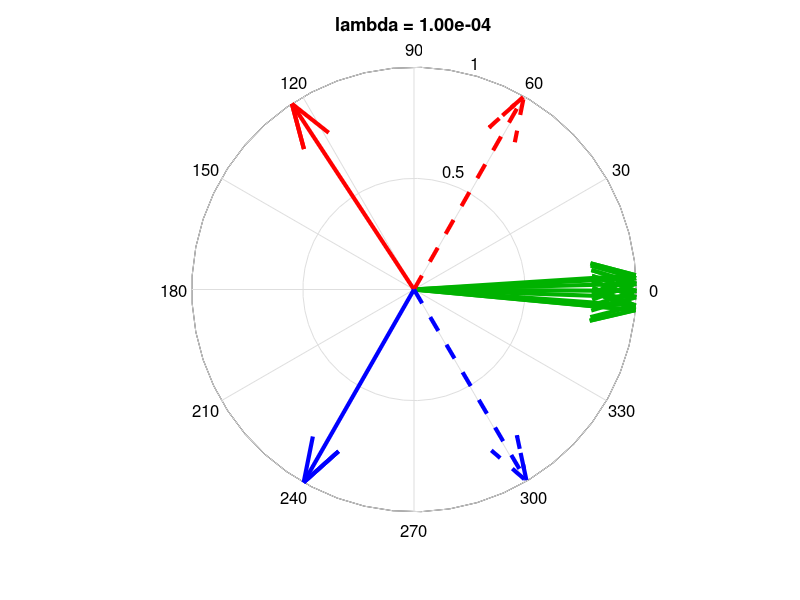
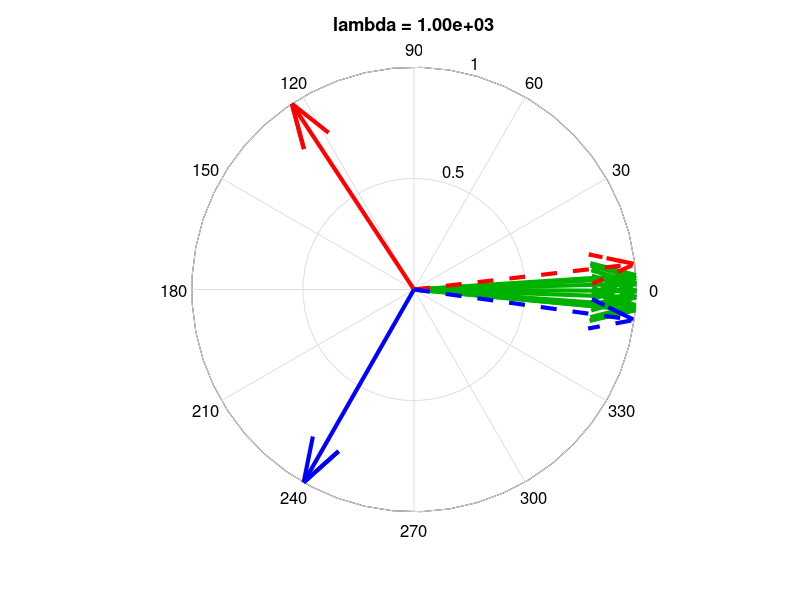

Recreate these plots in MATLAB, in order.
function gmp_demo()

close all;
phi1 = [-0.5  sqrt(0.75)];
phi2 = [-0.5 -sqrt(0.75)];
phi3 = [1 0];

rep1 = 1;
rep2 = 1;
rep3 = 8;

% features:
x  = [repmat(phi1,rep1,1); repmat(phi3,rep3,1)];
x  = x + 0.2 * (rand(size(x)) - 0.5);
x2 = [repmat(phi2,rep2,1); repmat(phi3,rep3,1)];
x2 = x2 + 0.2 * (rand(size(x2)) - 0.5);

% make features unit vectors:
x  = x./repmat(sqrt(sum(x.^2,2)),1,2);
x2 = x2./repmat(sqrt(sum(x2.^2,2)),1,2);

% more params
kernel = {'gaussian','linear','absLinear','sgnAbsLinear'};

for kernel = {'linear'};
    for sigma = 1
        for alpha = [0.0]
            for lambda = [1e-4 1e3]
                plot_gmp(lambda, x, x2, alpha, sigma, rep1, rep2, rep3, kernel{1});
            end
        end
    end
end

end

function w = solve_gmp(lambda, x, calpha, sigma, kernel)

if (strcmp(kernel,'gaussian'))
    x      = x';
    [D,~]  = size(x);
    diffsq = sum((repmat(x,[1,1,N]) - repmat(permute(x,[1,3,2]),[1,N,1])).^2,1);
    diffsq = permute(diffsq,[2,3,1]);
    k      = gauss_norm(sigma,D,1)*exp(-0.5*(diffsq)/(sigma^2));
    
    nse = lambda*eye(N);
    e   = ones(N,1);
    b   = (k*e).^calpha;
elseif (strcmp(kernel,'linear'))
    [N,~] = size(x);
    k     = x*x';
    
    nse = lambda*eye(N);
    e   = ones(N,1);
    b   = (k*e).^calpha;
elseif (strcmp(kernel,'absLinear'))
    [N,~] = size(x);
    k     = x*x';
    
    nse = lambda*eye(N);
    e   = ones(N,1);
    b   = abs((k*e)).^calpha;
elseif (strcmp(kernel,'sgnAbsLinear'))
    [N,~] = size(x);
    k     = x*x';
    
    nse = lambda*eye(N);
    e   = ones(N,1);
    b   = sign(k*e).*abs((k*e)).^calpha;
end

% solve gmp:
w = (k + nse)\b;
w = w'/sum(w);
end

function Gnorm = gauss_norm(sigma,k,alpha)
% denominator of normalizing constant:
Gnorm = (1/((sqrt((sigma^2)^k))*((2*pi/alpha)^(k/2))));
end

function w = plot_gmp(lambda, x, x2, calpha, sigma, rep1, rep2, rep3, kernel)

N = size(x, 1);

% solve gmp:
w = solve_gmp(lambda, x, calpha, sigma, kernel);

% weight vectors:
wx = x'*w';
wx = wx/sqrt(wx'*wx);

% solve gmp:
w2 = solve_gmp(lambda, x2, calpha, sigma, kernel);

% weight vectors:
w2x = x2'*w2';
w2x = w2x/sqrt(w2x'*w2x);

% plot:
figure;
fontsz = 12;
pts    = [x(1:rep1,:); x2(1:rep2,:)];
h      = compass(pts(:,1),pts(:,2)); hold all;
% arrow colours:
clr = [repmat([1.0 0.0 0.0],rep1,1);...
       repmat([0.0 0.0 1.0],rep2,1)];
set(h, {'Color'},num2cell(clr,2), 'LineWidth',3);

pts = x2((rep1+1):end,:);
h   = compass(pts(:,1),pts(:,2));
% arrow colours:
clr = repmat([0.0 0.7 0.0],rep3,1);
set(h, {'Color'},num2cell(clr,2), 'LineWidth',3);

h = compass(wx(1,:),wx(2,:),'--');
% arrow colours:
clr = [1.0 0.0 0.0];
set(h, {'Color'},num2cell(clr,2), 'LineWidth',3);

h = compass(w2x(1,:),w2x(2,:),'--');
% arrow colours:
clr = [0.0 0.0 1.0];
set(h, {'Color'},num2cell(clr,2), 'LineWidth',3);

hold off;
set(gca,'FontSize',fontsz);

% Removing the radial labels:
set(findall(gca, 'String', '  0.2', '-or','String','  0.4', '-or','String','  0.6', '-or','String','  0.8', '-or','String','  1') ,'String', ' ');
title(sprintf('lambda = %4.2e',lambda));
end

